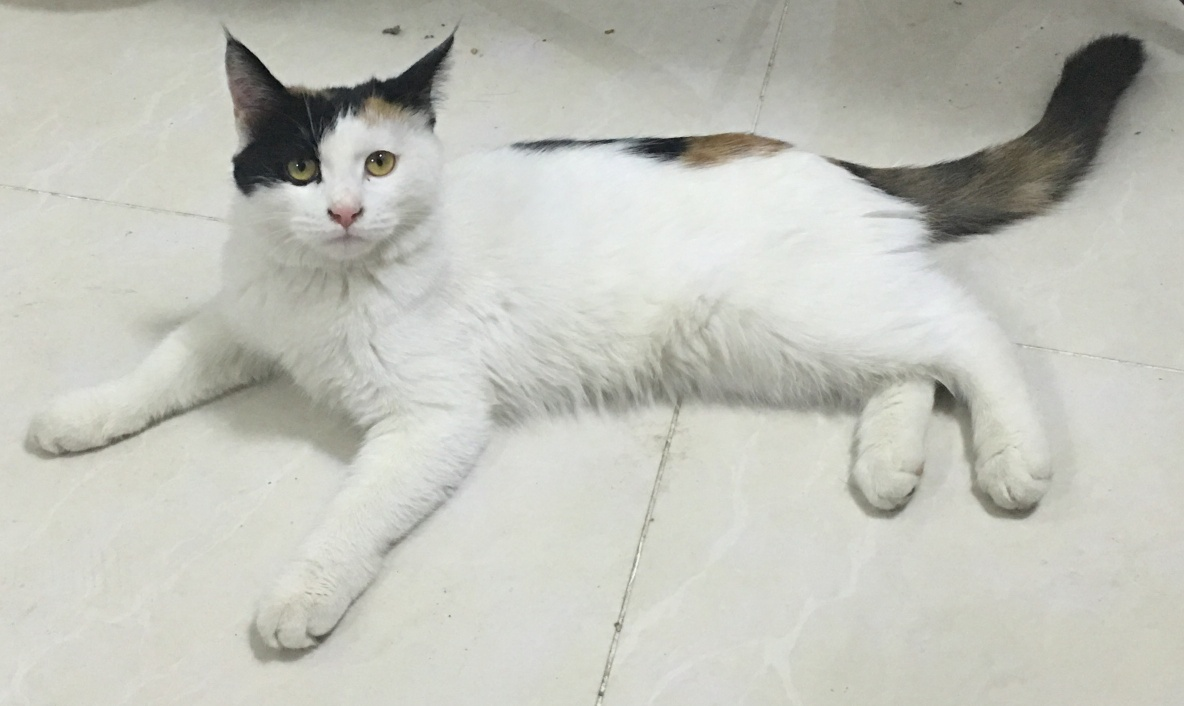
#> input picture face/cat.jpg, 1184 x 706 px
$ python test23.py   (Python 2 division)
#> lines starting #> are read from the running program, lines starting #| are printed output that depends on the picture
__author__ = 'ypw'

import cv2
import numpy as np

img = cv2.imread("face/cat.jpg")
#> img is the input picture: shape (706, 1184, 3); mean B, G, R 186.2, 194.4, 193.3
# 0:228,39
# 1:235,157
# 2:293,91
roi = img[39:157, 228:293]
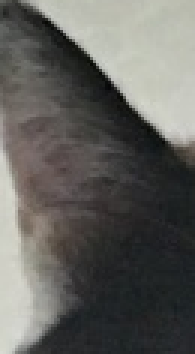
#> roi: shape (118, 65, 3) (shown 3 times larger); mean B, G, R 93.5, 97.3, 97.9

pts1 = np.float32([[228, 39], [235, 157], [293, 91], [293, 91]])
pts2 = np.float32([[0, 0], [0, 200], [100, 50], [100, 50]])

M = cv2.getPerspectiveTransform(pts1, pts2)
print M
# roi = cv2.warpPerspective(roi, M, (70, 110))

cv2.namedWindow('raw')

while True:
    cv2.imshow('raw', roi)
    k = cv2.waitKey(10) & 0xFF
#> (key Esc is pressed here)
    if k == 27:
        break

cv2.destroyAllWindows()
